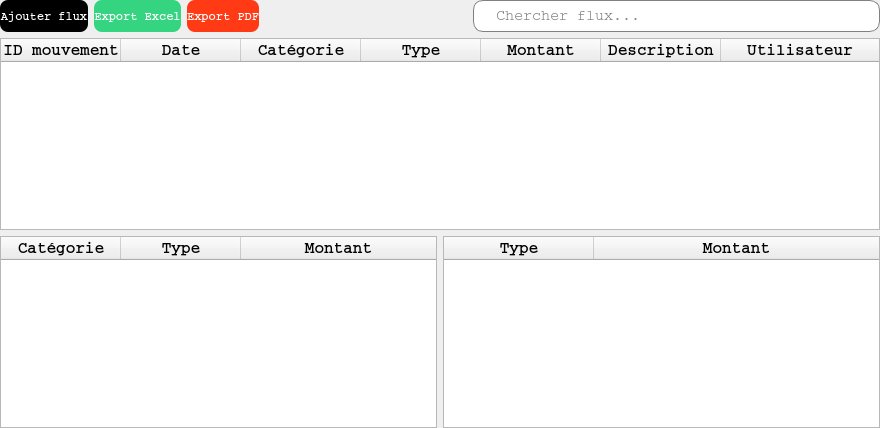
            <widget class="QWidget" name="tab_flux_monetaires">
             <attribute name="title">
              <string>Flux Monétaires</string>
             </attribute>
             <layout class="QGridLayout" name="gridLayout_3">
              <property name="leftMargin">
               <number>0</number>
              </property>
              <property name="topMargin">
               <number>0</number>
              </property>
              <property name="rightMargin">
               <number>0</number>
              </property>
              <property name="bottomMargin">
               <number>0</number>
              </property>
              <item row="0" column="0" colspan="2">
               <layout class="QHBoxLayout" name="horizontalLayout_8">
                <item>
                 <widget class="QPushButton" name="btn_ajout_flux">
                  <property name="minimumSize">
                   <size>
                    <width>0</width>
                    <height>32</height>
                   </size>
                  </property>
                  <property name="maximumSize">
                   <size>
                    <width>125</width>
                    <height>32</height>
                   </size>
                  </property>
                  <property name="font">
                   <font>
                    <family>Courier</family>
                    <pointsize>-1</pointsize>
                    <bold>true</bold>
                   </font>
                  </property>
                  <property name="cursor">
                   <cursorShape>PointingHandCursor</cursorShape>
                  </property>
                  <property name="styleSheet">
                   <string notr="true">QPushButton{
	background-color: rgb(0, 0, 0);
	color: white;
	border: none;
	border-radius: 8px;
	font-weight: bold;
	font-size: 12px
}</string>
                  </property>
                  <property name="text">
                   <string>Ajouter flux</string>
                  </property>
                  <property name="icon">
                   <iconset resource="../ressources.qrc">
                    <normaloff>:/icones/add.png</normaloff>:/icones/add.png</iconset>
                  </property>
                 </widget>
                </item>
                <item>
                 <widget class="QPushButton" name="btn_export_flux_excel">
                  <property name="minimumSize">
                   <size>
                    <width>0</width>
                    <height>32</height>
                   </size>
                  </property>
                  <property name="maximumSize">
                   <size>
                    <width>125</width>
                    <height>32</height>
                   </size>
                  </property>
                  <property name="font">
                   <font>
                    <family>Courier</family>
                    <pointsize>-1</pointsize>
                    <bold>true</bold>
                   </font>
                  </property>
                  <property name="cursor">
                   <cursorShape>PointingHandCursor</cursorShape>
                  </property>
                  <property name="styleSheet">
                   <string notr="true">QPushButton{
	background-color: #34D481;
	color: white;
	border: none;
	border-radius: 8px;
	font-weight: bold;
	font-size: 12px
}</string>
                  </property>
                  <property name="text">
                   <string>Export Excel</string>
                  </property>
                  <property name="icon">
                   <iconset resource="../ressources.qrc">
                    <normaloff>:/icones/excel.png</normaloff>:/icones/excel.png</iconset>
                  </property>
                 </widget>
                </item>
                <item>
                 <widget class="QPushButton" name="btn_export_flux_pdf">
                  <property name="minimumSize">
                   <size>
                    <width>0</width>
                    <height>32</height>
                   </size>
                  </property>
                  <property name="maximumSize">
                   <size>
                    <width>125</width>
                    <height>32</height>
                   </size>
                  </property>
                  <property name="font">
                   <font>
                    <family>Courier</family>
                    <pointsize>-1</pointsize>
                    <bold>true</bold>
                   </font>
                  </property>
                  <property name="cursor">
                   <cursorShape>PointingHandCursor</cursorShape>
                  </property>
                  <property name="styleSheet">
                   <string notr="true">QPushButton{
	background-color: rgb(255, 58, 21);
	color: white;
	border: none;
	border-radius: 8px;
	font-weight: bold;
	font-size: 12px
}</string>
                  </property>
                  <property name="text">
                   <string>Export PDF</string>
                  </property>
                  <property name="icon">
                   <iconset resource="../ressources.qrc">
                    <normaloff>:/icones/pdf.png</normaloff>:/icones/pdf.png</iconset>
                  </property>
                 </widget>
                </item>
                <item>
                 <spacer name="horizontalSpacer_3">
                  <property name="orientation">
                   <enum>Qt::Orientation::Horizontal</enum>
                  </property>
                  <property name="sizeHint" stdset="0">
                   <size>
                    <width>58</width>
                    <height>20</height>
                   </size>
                  </property>
                 </spacer>
                </item>
                <item>
                 <widget class="QLineEdit" name="cherche_flux">
                  <property name="minimumSize">
                   <size>
                    <width>407</width>
                    <height>32</height>
                   </size>
                  </property>
                  <property name="maximumSize">
                   <size>
                    <width>407</width>
                    <height>31</height>
                   </size>
                  </property>
                  <property name="font">
                   <font>
                    <family>Courier</family>
                    <pointsize>11</pointsize>
                   </font>
                  </property>
                  <property name="styleSheet">
                   <string notr="true">QLineEdit{
	padding-left: 20px;
	border: 1px solid gray;
	border-radius:10px
}</string>
                  </property>
                  <property name="placeholderText">
                   <string>Chercher flux...</string>
                  </property>
                  <property name="clearButtonEnabled">
                   <bool>true</bool>
                  </property>
                 </widget>
                </item>
               </layout>
              </item>
              <item row="1" column="0" colspan="2">
               <widget class="QTableWidget" name="table_infos_flux_monetaires_global">
                <property name="minimumSize">
                 <size>
                  <width>880</width>
                  <height>0</height>
                 </size>
                </property>
                <property name="font">
                 <font>
                  <family>Courier</family>
                  <pointsize>12</pointsize>
                 </font>
                </property>
                <property name="styleSheet">
                 <string notr="true">QHeaderView::section{
	font-weight: bold;
	/*background-color: black;*/
	/*color: white;*/
}

QTablewidget{
	alternate-background-color: #B0EDFB;
	background-color: #F4F9FA;
}</string>
                </property>
                <property name="editTriggers">
                 <set>QAbstractItemView::EditTrigger::NoEditTriggers</set>
                </property>
                <property name="alternatingRowColors">
                 <bool>true</bool>
                </property>
                <property name="textElideMode">
                 <enum>Qt::TextElideMode::ElideNone</enum>
                </property>
                <property name="verticalScrollMode">
                 <enum>QAbstractItemView::ScrollMode::ScrollPerItem</enum>
                </property>
                <property name="horizontalScrollMode">
                 <enum>QAbstractItemView::ScrollMode::ScrollPerItem</enum>
                </property>
                <property name="showGrid">
                 <bool>true</bool>
                </property>
                <property name="sortingEnabled">
                 <bool>true</bool>
                </property>
                <attribute name="horizontalHeaderVisible">
                 <bool>true</bool>
                </attribute>
                <attribute name="horizontalHeaderDefaultSectionSize">
                 <number>120</number>
                </attribute>
                <attribute name="horizontalHeaderStretchLastSection">
                 <bool>true</bool>
                </attribute>
                <attribute name="verticalHeaderVisible">
                 <bool>false</bool>
                </attribute>
                <attribute name="verticalHeaderCascadingSectionResizes">
                 <bool>false</bool>
                </attribute>
                <attribute name="verticalHeaderMinimumSectionSize">
                 <number>21</number>
                </attribute>
                <attribute name="verticalHeaderDefaultSectionSize">
                 <number>30</number>
                </attribute>
                <attribute name="verticalHeaderHighlightSections">
                 <bool>false</bool>
                </attribute>
                <attribute name="verticalHeaderShowSortIndicator" stdset="0">
                 <bool>false</bool>
                </attribute>
                <attribute name="verticalHeaderStretchLastSection">
                 <bool>false</bool>
                </attribute>
                <column>
                 <property name="text">
                  <string>ID mouvement</string>
                 </property>
                </column>
                <column>
                 <property name="text">
                  <string>Date</string>
                 </property>
                </column>
                <column>
                 <property name="text">
                  <string>Catégorie</string>
                 </property>
                </column>
                <column>
                 <property name="text">
                  <string>Type</string>
                 </property>
                </column>
                <column>
                 <property name="text">
                  <string>Montant</string>
                 </property>
                </column>
                <column>
                 <property name="text">
                  <string>Description</string>
                 </property>
                </column>
                <column>
                 <property name="text">
                  <string>Utilisateur</string>
                 </property>
                </column>
               </widget>
              </item>
              <item row="2" column="0">
               <widget class="QTableWidget" name="table_infos_flux_monetaires_cat">
                <property name="font">
                 <font>
                  <family>Courier</family>
                  <pointsize>12</pointsize>
                 </font>
                </property>
                <property name="styleSheet">
                 <string notr="true">QHeaderView::section{
	font-weight: bold;
	/*background-color: black;*/
	/*color: white;*/
}

QTablewidget{
	alternate-background-color: #B0EDFB;
	background-color: #F4F9FA;
}</string>
                </property>
                <property name="editTriggers">
                 <set>QAbstractItemView::EditTrigger::NoEditTriggers</set>
                </property>
                <property name="tabKeyNavigation">
                 <bool>true</bool>
                </property>
                <property name="alternatingRowColors">
                 <bool>true</bool>
                </property>
                <property name="textElideMode">
                 <enum>Qt::TextElideMode::ElideNone</enum>
                </property>
                <property name="verticalScrollMode">
                 <enum>QAbstractItemView::ScrollMode::ScrollPerItem</enum>
                </property>
                <property name="horizontalScrollMode">
                 <enum>QAbstractItemView::ScrollMode::ScrollPerItem</enum>
                </property>
                <property name="sortingEnabled">
                 <bool>true</bool>
                </property>
                <attribute name="horizontalHeaderCascadingSectionResizes">
                 <bool>true</bool>
                </attribute>
                <attribute name="horizontalHeaderDefaultSectionSize">
                 <number>120</number>
                </attribute>
                <attribute name="horizontalHeaderShowSortIndicator" stdset="0">
                 <bool>true</bool>
                </attribute>
                <attribute name="horizontalHeaderStretchLastSection">
                 <bool>true</bool>
                </attribute>
                <attribute name="verticalHeaderVisible">
                 <bool>false</bool>
                </attribute>
                <attribute name="verticalHeaderCascadingSectionResizes">
                 <bool>false</bool>
                </attribute>
                <attribute name="verticalHeaderMinimumSectionSize">
                 <number>21</number>
                </attribute>
                <attribute name="verticalHeaderDefaultSectionSize">
                 <number>30</number>
                </attribute>
                <attribute name="verticalHeaderHighlightSections">
                 <bool>false</bool>
                </attribute>
                <attribute name="verticalHeaderShowSortIndicator" stdset="0">
                 <bool>false</bool>
                </attribute>
                <attribute name="verticalHeaderStretchLastSection">
                 <bool>false</bool>
                </attribute>
                <column>
                 <property name="text">
                  <string>Catégorie</string>
                 </property>
                </column>
                <column>
                 <property name="text">
                  <string>Type</string>
                 </property>
                </column>
                <column>
                 <property name="text">
                  <string>Montant</string>
                 </property>
                </column>
               </widget>
              </item>
              <item row="2" column="1">
               <widget class="QTableWidget" name="table_infos_flux_monetaires_type">
                <property name="font">
                 <font>
                  <family>Courier</family>
                  <pointsize>12</pointsize>
                 </font>
                </property>
                <property name="styleSheet">
                 <string notr="true">QHeaderView::section{
	font-weight: bold;
	/*background-color: black;*/
	/*color: white;*/
}

QTablewidget{
	alternate-background-color: #B0EDFB;
	background-color: #F4F9FA;
}</string>
                </property>
                <property name="editTriggers">
                 <set>QAbstractItemView::EditTrigger::NoEditTriggers</set>
                </property>
                <property name="alternatingRowColors">
                 <bool>true</bool>
                </property>
                <property name="textElideMode">
                 <enum>Qt::TextElideMode::ElideNone</enum>
                </property>
                <property name="verticalScrollMode">
                 <enum>QAbstractItemView::ScrollMode::ScrollPerItem</enum>
                </property>
                <property name="horizontalScrollMode">
                 <enum>QAbstractItemView::ScrollMode::ScrollPerItem</enum>
                </property>
                <property name="sortingEnabled">
                 <bool>true</bool>
                </property>
                <attribute name="horizontalHeaderCascadingSectionResizes">
                 <bool>true</bool>
                </attribute>
                <attribute name="horizontalHeaderDefaultSectionSize">
                 <number>150</number>
                </attribute>
                <attribute name="horizontalHeaderShowSortIndicator" stdset="0">
                 <bool>true</bool>
                </attribute>
                <attribute name="horizontalHeaderStretchLastSection">
                 <bool>true</bool>
                </attribute>
                <attribute name="verticalHeaderVisible">
                 <bool>false</bool>
                </attribute>
                <attribute name="verticalHeaderCascadingSectionResizes">
                 <bool>false</bool>
                </attribute>
                <attribute name="verticalHeaderMinimumSectionSize">
                 <number>21</number>
                </attribute>
                <attribute name="verticalHeaderDefaultSectionSize">
                 <number>30</number>
                </attribute>
                <attribute name="verticalHeaderHighlightSections">
                 <bool>false</bool>
                </attribute>
                <attribute name="verticalHeaderShowSortIndicator" stdset="0">
                 <bool>false</bool>
                </attribute>
                <attribute name="verticalHeaderStretchLastSection">
                 <bool>false</bool>
                </attribute>
                <column>
                 <property name="text">
                  <string>Type</string>
                 </property>
                </column>
                <column>
                 <property name="text">
                  <string>Montant</string>
                 </property>
                </column>
               </widget>
              </item>
             </layout>
            </widget>
